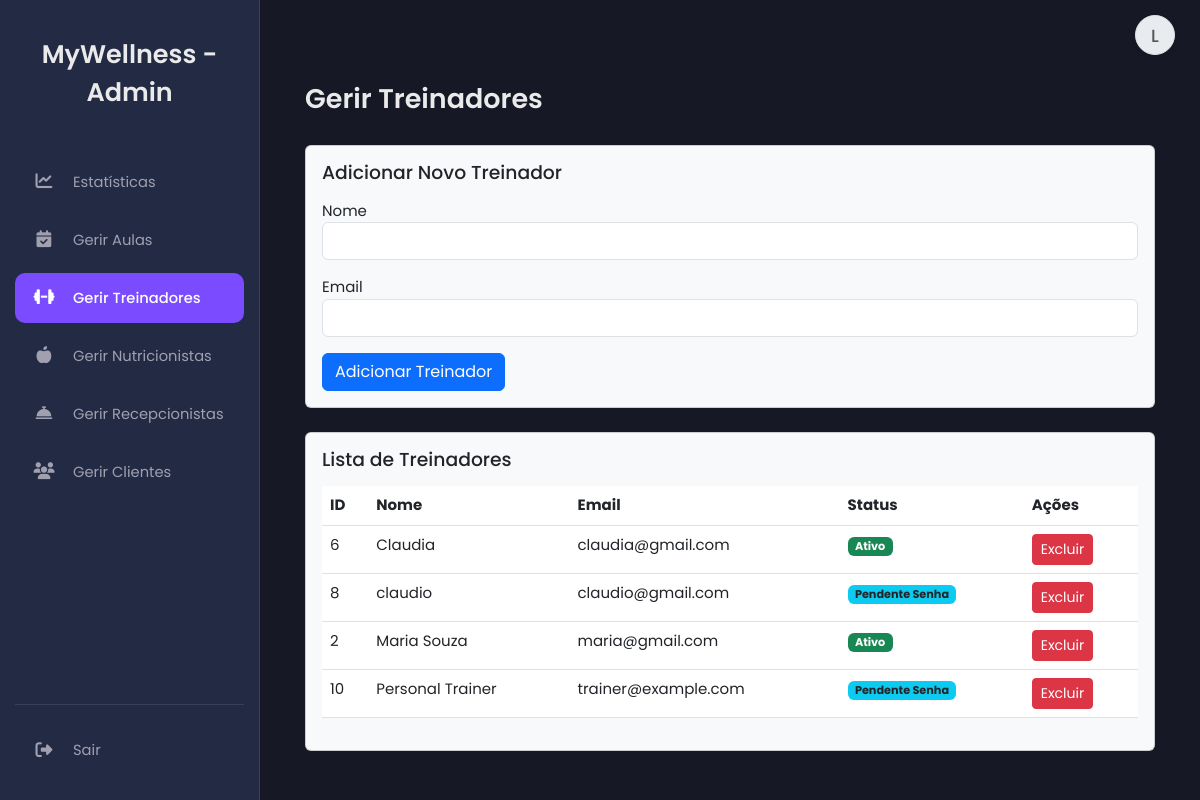
Before: /manage_trainers_admin.php (signed in) with the older database file.
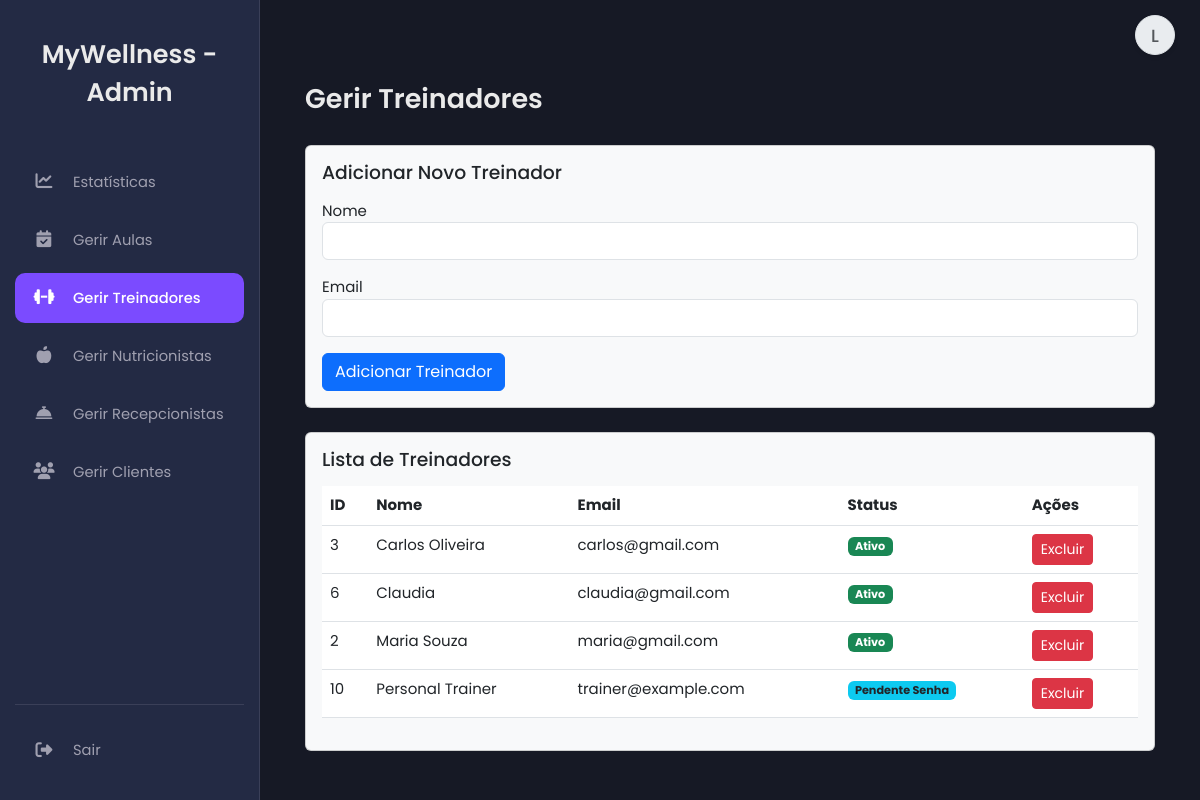
After: the same page with the newer database file.
### tables this page shows
CREATE TABLE `users` (
  `id` int(11) NOT NULL,
  `name` varchar(100) NOT NULL,
  `email` varchar(100) NOT NULL,
  `numero_telemovel` varchar(25) DEFAULT NULL COMMENT 'Número de telemóvel do utilizador',
  `password` varchar(255) NOT NULL,
  `role` enum('client','trainer','nutritionist','admin','receptionist') DEFAULT NULL,
  `token` varchar(255) DEFAULT NULL,
  `reset_token` varchar(255) DEFAULT NULL,
  `reset_token_expires_at` datetime DEFAULT NULL,
  `first_login` tinyint(1) NOT NULL DEFAULT 1,
  `created_at` timestamp NOT NULL DEFAULT current_timestamp(),
  `profile_picture` varchar(255) DEFAULT NULL
);

### manage_trainers_admin.php (the view, shortened to what this page needs)
<?php
include 'header.php';
include 'send_email.php';
include 'sidebar_admin.php';
?>
<main class="main-content">
    <div class="container mt-5">
        <h2>Gerir Treinadores</h2>
        <div class="card mb-4 bg-light">
            <div class="card-body">
                <h4 class="text-dark">Adicionar Novo Treinador</h4>
                <form method="POST" action="manage_trainers_admin.php">
                    <div class="form-group mb-3"><label for="trainer_name">Nome</label><input type="text" class="form-control" id="trainer_name" name="name" required></div>
                    <div class="form-group mb-3"><label for="trainer_email">Email</label><input type="email" class="form-control" id="trainer_email" name="email" required></div>
                    <button type="submit" class="btn btn-primary">Adicionar Treinador</button>
                </form>
            </div>
        </div>
        <div class="card bg-light">
            <div class="card-body">
                <h4 class="text-dark">Lista de Treinadores</h4>
                <div class="table-responsive">
                    <table class="table">
                        <thead><tr><th>ID</th><th>Nome</th><th>Email</th><th>Status</th><th>Ações</th></tr></thead>
                        <tbody>
                            <?php
                            $stmt_list = $pdo->query("SELECT id, name, email, token, first_login FROM users WHERE role = 'trainer' ORDER BY name");
                            $list = $stmt_list->fetchAll();
                            foreach ($list as $item) {
                                $status = ($item['token'] !== null) ? '<span class="badge bg-warning text-dark">Pendente Conf.</span>' : (($item['first_login'] == 1) ? '<span class="badge bg-info text-dark">Pendente Senha</span>' : '<span class="badge bg-success">Ativo</span>');
                                echo "<tr><td>" . htmlspecialchars($item['id']) . "</td><td>" . htmlspecialchars($item['name']) . "</td><td>" . htmlspecialchars($item['email']) . "</td><td>" . $status . "</td><td>
                                      <a href='manage_trainers_admin.php?action=delete&id=" . $item['id'] . "' class='btn btn-danger btn-sm' onclick='return confirm(\"Excluir este treinador?\")'>Excluir</a>
                                     </td></tr>";
                            }
                            ?>
                        </tbody>
                    </table>
                </div>
            </div>
        </div>
    </div>
</main>
<?php include 'footer.php'; ?>

Changed rows visible on the page:
no longer on this page (row edited): users: id "8", name "claudio", email "claudio@gmail.com", first_login "Pendente Senha"
now on this page (row edited): users: id "3", name "Carlos Oliveira", email "carlos@gmail.com", first_login "Ativo"
